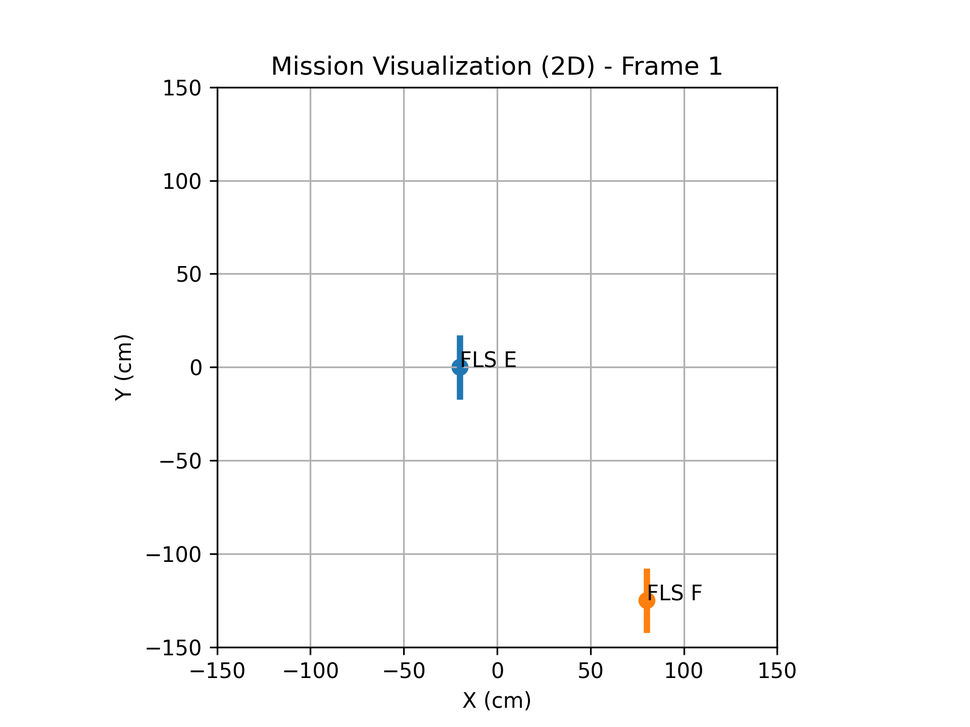
#> input picture morphing-orchestrator/mission_visualizations/mission_frame_1.png, 970 x 727 px, shrunk from 1920 x 1440 before the run; its folder holds 4 pictures in this run
$ python animate.py
#> lines starting #> are read from the running program, lines starting #| are printed output that depends on the picture
import matplotlib
matplotlib.use("Agg")

import os
import re
import matplotlib.pyplot as plt
import matplotlib.animation as animation
import matplotlib.image as mpimg

image_dir = "mission_visualizations"

# Determine frame number based on the following format: mission_frame_i.png, where i = frame #
def get_frame_number(filename):
    match = re.search(r"mission_frame_(\d+)\.png", filename)
    return int(match.group(1)) if match else -1

# Get files and sort numerically
files = sorted(
    [
        f for f in os.listdir(image_dir)
        if f.startswith("mission_frame_") and f.endswith(".png")
    ],
    key=get_frame_number
)


files = [os.path.join(image_dir, f) for f in files]

if not files:
    raise ValueError("No mission_frame_*.png images found.")

fig, ax = plt.subplots()
ax.axis("off")

img = mpimg.imread(files[0])
#> img is the input picture: shape (727, 970, 4) float32; mean R, G, B, A 0.982, 0.982, 0.981, 1
im = ax.imshow(img)

def update(frame):
    img = mpimg.imread(files[frame])
    im.set_array(img)
    return [im]

ani = animation.FuncAnimation(
    fig,
    update,
    frames=len(files),
    interval=1000  # 1 second per frame
)

ani.save("mission_animation.mp4", writer="ffmpeg", fps=1)
#> call 3 of update, with frame = 1
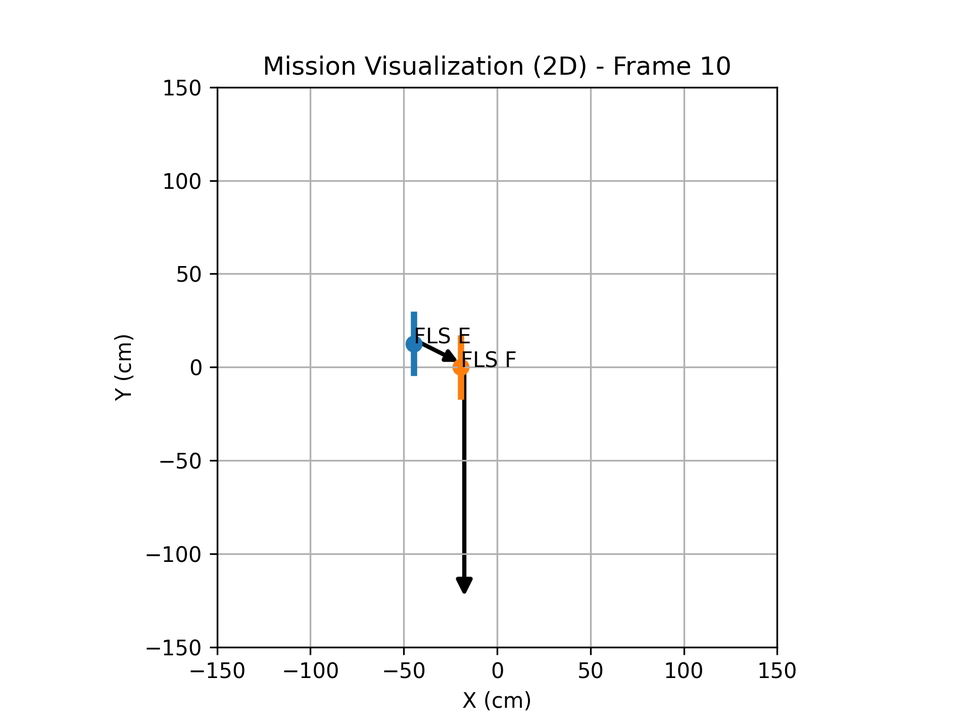
#> input picture morphing-orchestrator/mission_visualizations/mission_frame_10.png, 970 x 727 px, shrunk from 1920 x 1440 before the run
#> in update, img is the input picture: shape (727, 970, 4) float32; mean R, G, B, A 0.98, 0.98, 0.98, 1
#> call 4 of update, with frame = 2
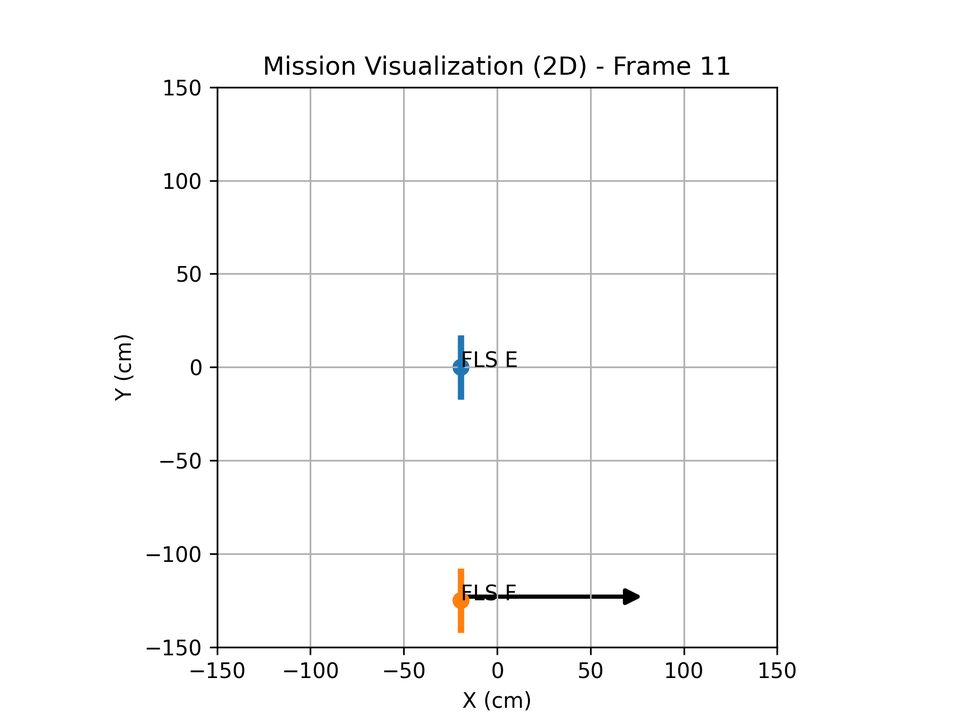
#> input picture morphing-orchestrator/mission_visualizations/mission_frame_11.png, 970 x 727 px, shrunk from 1920 x 1440 before the run
#> in update, img is the input picture: shape (727, 970, 4) float32; mean R, G, B, A 0.98, 0.98, 0.98, 1
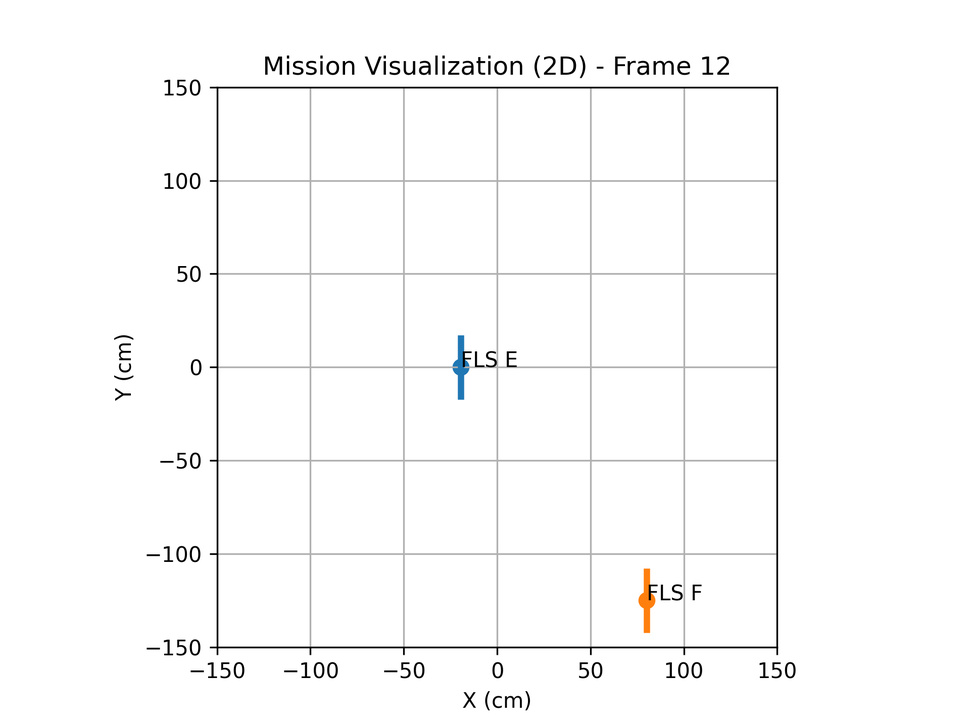
#> input picture morphing-orchestrator/mission_visualizations/mission_frame_12.png, 970 x 727 px, shrunk from 1920 x 1440 before the run
#> in update, img is the input picture: shape (727, 970, 4) float32; mean R, G, B, A 0.982, 0.981, 0.981, 1
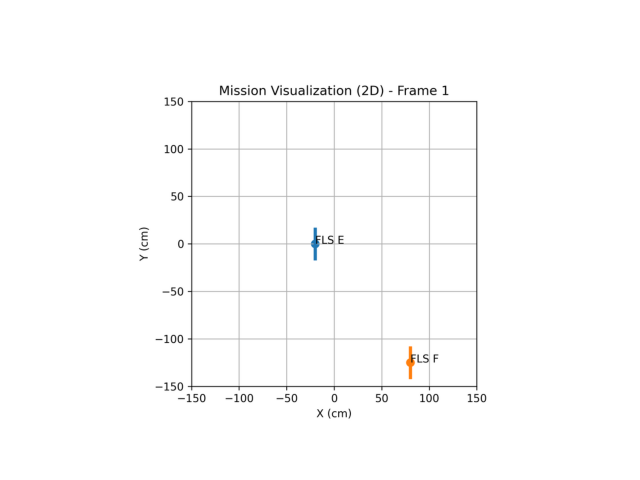
#> saved as mission_animation.mp4: PIL image 640x480 RGBA; mean R, G, B, A 252.2, 252.2, 252.1, 255
